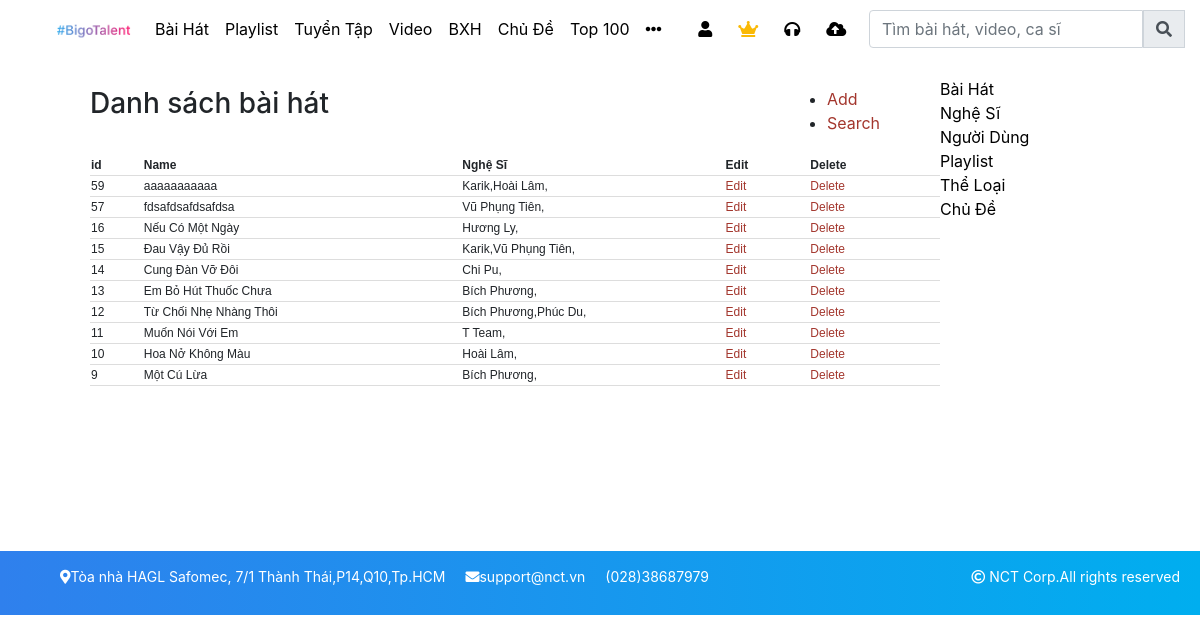
/public/trangquantri.php, run on the app's committed database.
### tables this page shows
CREATE TABLE `baihat` (
  `id` int(11) NOT NULL,
  `idAlbum` varchar(255) NOT NULL,
  `idTheloai` varchar(255) NOT NULL,
  `idPlaylist` varchar(255) NOT NULL,
  `idNghesi` varchar(255) NOT NULL,
  `name` varchar(255) NOT NULL,
  `img` varchar(255) NOT NULL,
  `img_square` varchar(255) NOT NULL,
  `audio` varchar(255) NOT NULL,
  `luotnghe` int(11) NOT NULL,
  `luotnghetuan` int(11) NOT NULL,
  `timecreate` timestamp NOT NULL DEFAULT current_timestamp(),
  `timeupdate` timestamp NULL DEFAULT NULL
);

CREATE TABLE `nghesi` (
  `id` int(11) NOT NULL,
  `name` varchar(255) NOT NULL,
  `img` varchar(255) NOT NULL,
  `mota` varchar(255) NOT NULL
);

### public/lib_db.php (called while the page is built, shortened)
<?php
global $link;
function select_list($sql){
	return exec_select($sql);
}
function exec_select($sql){
	global $link;
	$ret = isset($ret) ? $ret : array();
	$res = $link->query($sql);
	$err = mysqli_error($link);
	if ($res ){
		while( $row = $res->fetch_array(MYSQLI_ASSOC) )
		{
			$ret[]= $row ;
		}
	}
	return $ret;
}

### public/trangquantri.php (the view, shortened to what this page needs)
<?php
	include("lib_db.php");
    $sqlbaihat = "select * from baihat order by id desc
	 limit 10  ";
	$baihat = select_list($sqlbaihat);
	$sqlAllnghesi = "select * from nghesi ";
	$allNghesi = select_list($sqlAllnghesi);
	$sqlnghesi = "select * from nghesi order by id desc
	 limit 10";
	$nghesi = select_list($sqlnghesi);
	$nghesi2 = select_list($sqlnghesi);
?>
<!DOCTYPE html>
<html lang="en">
<head>
  <link rel="stylesheet" href="https://maxcdn.bootstrapcdn.com/bootstrap/4.5.0/css/bootstrap.min.css">
  <link rel="stylesheet" href="https://use.fontawesome.com/releases/v5.7.0/css/all.css">
  <link rel="stylesheet" type="text/css" href="style_public.css">
</head>
<body>
	<div class="container ">
		<nav class="navbar navbar-expand-sm bg-white  fixed-top clear_both">
			<a class="navbar-brand nav-brand" href="index.php" style="margin-left: 40px !important">
			    <img src="images/ic_bigo_talent.png" alt="logo" style="max-width: 100%;height: 30px">
			</a>
			<ul id="navmenu" class="navbar-nav ">
			    <li class="nav-item">
			      <a class="nav-link" href="#">Bài Hát</a>
			    </li>
			    <li class="nav-item">
			      <a class="nav-link" href="#">Playlist</a>
			    </li>
			    <li class="nav-item">
			      <a class="nav-link" href="#">Tuyển Tập</a>
			    </li>
			    <li class="nav-item">
			      <a class="nav-link" href="#">Video</a>
			    </li>
			    <li class="nav-item">
			      <a class="nav-link" href="#">BXH</a>
			    </li>
			    <li class="nav-item">
			      <a class="nav-link" href="#">Chủ Đề</a>
			    </li>
			    <li class="nav-item">
			      <a class="nav-link" href="#">Top 100</a>
			    </li>
			    <li class="nav-item">
			      <a class="nav-link" href="#"><i class="fas fa-ellipsis-h"></i></a>
			    </li>
			</ul>
			<ul id="menu-icon" class="navbar-nav ml-auto nav-icon">
				<?php if(!isset($_COOKIE['user'])){
				?>
				<li id="login" class="nav-item" >
				    <a class="nav-link" href="#"><i class="fas fa-user"></i></a>
				</li>
			<?php } ?>
				<li class="nav-item">
				    <a class="nav-link" href="#" style="color: #fab905 !important"><i class="fas fa-crown"></i></a>
				</li>
				<li class="nav-item">
				    <a class="nav-link" href="#"><i class="fas fa-headphones"></i></a>
				</li>
				<li class="nav-item">
				    <a class="nav-link" href="#"><i class="fas fa-cloud-upload-alt"></i></a>
				</li>
			</ul>
			<form class="form-inline ml-auto  " action="/action_page.php">
			    <div class="input-group">
			      <input type="text" class="form-control" placeholder="Tìm bài hát, video, ca sĩ">
			      <div class="input-group-prepend">
			        <span class="input-group-text"><i class="fas fa-search"></i></span>
			      </div>
			    </div>
			</form>
		</nav>
	</div>
	<div class="container-fluid margin_top" style="">
		<div class="row">
		    <div class="col-lg-9 left" style="padding: 30px 0px 0px 50px;">
		    	<ul class="quantri-list">
		    			<li class="">
		    				<ul class="AddSearch">
			    				<li><a href="add.php?table=baihat">Add</a></li>
			    				<li><a href="">Search</a></li>
		    				</ul>
		    				<h3>Danh sách bài hát</h3>
					    	<table style="width:100%">
							  <tr>
							    <th style="width: 10px;">id</th>
							    <th style="width: 50px;">Name</th>
							    <th style="width: 10px;">Nghệ Sĩ</th>
							    <th style="width: 10px;">Edit</th>
							    <th style="width: 10px;">Delete</th>
							  </tr>
							  <?php foreach ($baihat as $item) {?>
								<tr>
									<td class="id"><?php echo $item['id'];?></td>
									<td><?php echo $item['name'];?></td>
									<td>
										<?php
											$idnghesis = explode(",", $item['idNghesi']);
											foreach ($idnghesis as $idnghesi) {
												foreach ($allNghesi as $nghesi) {
												 	if($idnghesi == $nghesi["id"]){
												 	echo $nghesi["name"].",";
												 	break;
												 	}
												}
											}
										?>
									</td>
									<td><a href="edit.php?id=<?php echo $item['id'];?>&&table=baihat">Edit</a></td>
									<td><a href="javascript:" class="deleteBaihat">Delete</a></td>
								</tr>
								<?php } ?>
							</table>
					    </li>
							  <?php foreach ($nghesi2 as $a) {?>
									<td><?php print_r ($a["id"]);?></td>
								<?php }?>
							  <?php foreach ($nghesi as $item) {?>
									<td><?php print_r($item['id']);?></td>
								<?php } ?>
							  <?php foreach ($nghesi as $item) {?>
									<td><?php print_r($item['id']);?></td>
								<?php } ?>
							  <?php foreach ($nghesi as $item) {?>
									<td><?php print_r($item['id']);?></td>
								<?php } ?>
							  <?php foreach ($nghesi as $item) {?>
									<td><?php print_r($item['id']);?></td>
								<?php } ?>
				  </ul>
		    </div>
		    <div class="col-lg-3 right">
		    	<ul class="control-quantri" id="control-quantri" style="">
		    		<li class="control-quantri-list"><a href="javascript:">Bài Hát</a>
		    		</li>
		    		<li class="control-quantri-list"><a href="javascript:">Nghệ Sĩ</a>
		    		</li>
		    		<li class="control-quantri-list"><a href="javascript:">Người Dùng</a>
		    		</li>
		    		<li class="control-quantri-list"><a href="javascript:">Playlist</a>
		    		</li>
		    		<li class="control-quantri-list"><a href="javascript:">Thể Loại</a>
		    		</li>
		    		<li class="control-quantri-list"><a href="javascript:">Chủ Đề</a>
		    		</li>
		    	</ul>
		    </div>
	 </div>
	</div>
	<div class="footer">
	  <div class="container-footer">
	  	<ul>
	  		<li><i class="fas fa-map-marker-alt"></i>Tòa nhà HAGL Safomec, 7/1 Thành Thái,P14,Q10,Tp.HCM</li>
	  		<li><i class="fas fa-envelope"></i>support@nct.vn</li>
	  		<li><i class="fas fa-phone-alt"></i>(028)38687979</li>
	  		<li style="float: right; padding-right: 20px;"><i class="far fa-copyright"></i> NCT Corp.All rights reserved</li>
	  	</ul>
	  </div>
	</div>
</body>
</html>

### public/style_public.css (style rules this page uses)
body { width: 100%; background-color:#pink; }
.container { background-color: #fff !important; }
ul { list-style-type: none; }
.clear_both { clear: both; }
.margin_top { margin-top: 57px; }
ul.nav-icon li { margin-right: 10px; }
a { color: black; text-decoration: none; }
a:link { text-decoration: none; }
.left { background-color: white; height: 100%; }
span { color: #c7c7c7;; }
.right { height: 100%; padding: 20px 0px 0px 0px; position: relative; }
.container-fluid { background-color:#green }
.footer { background: linear-gradient(to right, #2f80ed 0%,#00aeef 100%); }
.container-footer { width: 100%; height: 64px; }
.container-footer ul { width: 100%; height: 64px; clear: both; margin-bottom: 0px; }
.container-footer li { float: left; color: #fff; font-size: 14px; margin-left: 20px; padding-top: 15px; }
.control-quantri { width: 100%; height: 458px; }
.control-quantri li { width: 40%; height: ; border-radius: 2px; }
.quantri-list { width: 100%; position: relative; }
.quantri-list > li { width: 100%; position: absolute; }

### public/trangquantri.php (style rules this page uses)
table { font-family: Arial,Tahoma,Helvetica,sans-serif; font-size: 12px; width: 200px; }
th { text-align: left; }
th, td { border-bottom: 1px solid #ddd; }
.left a { color: #A3362D; }
.AddSearch { margin-right: 60px; float: right; list-style-type: disc; margin-bottom: 20px; }

### data on the page
baihat: id "59", name "aaaaaaaaaaa"
nghesi: name "Karik"
nghesi: name "Hoài Lâm"
baihat: id "57", name "fdsafdsafdsafdsa"
nghesi: name "Vũ Phụng Tiên"
baihat: id "16", name "Nếu Có Một Ngày"
nghesi: name "Hương Ly"
baihat: id "15", name "Đau Vậy Đủ Rồi"
baihat: id "14", name "Cung Đàn Vỡ Đôi"
nghesi: name "Chi Pu"
baihat: id "13", name "Em Bỏ Hút Thuốc Chưa"
nghesi: name "Bích Phương"
baihat: id "12", name "Từ Chối Nhẹ Nhàng Thôi"
nghesi: name "Phúc Du"
baihat: id "11", name "Muốn Nói Với Em"
nghesi: name "T Team"
baihat: id "10", name "Hoa Nở Không Màu"
baihat: id "9", name "Một Cú Lừa"
